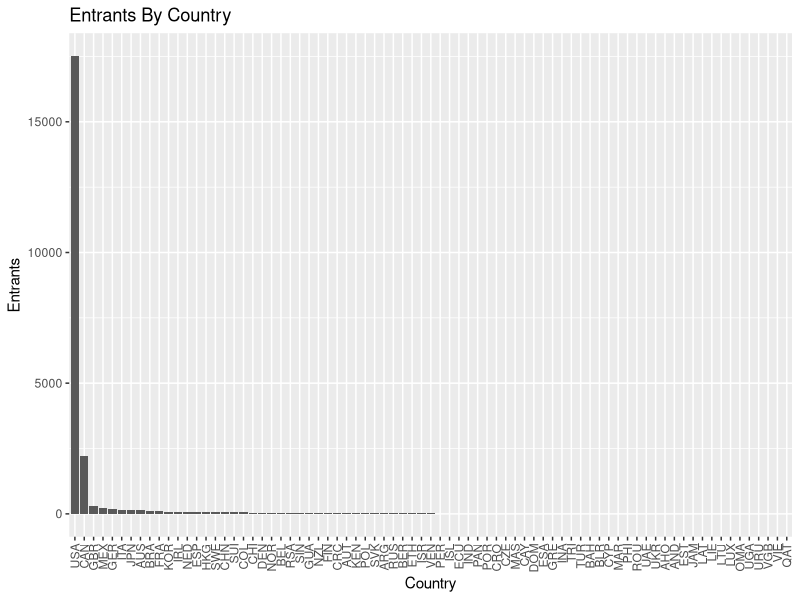
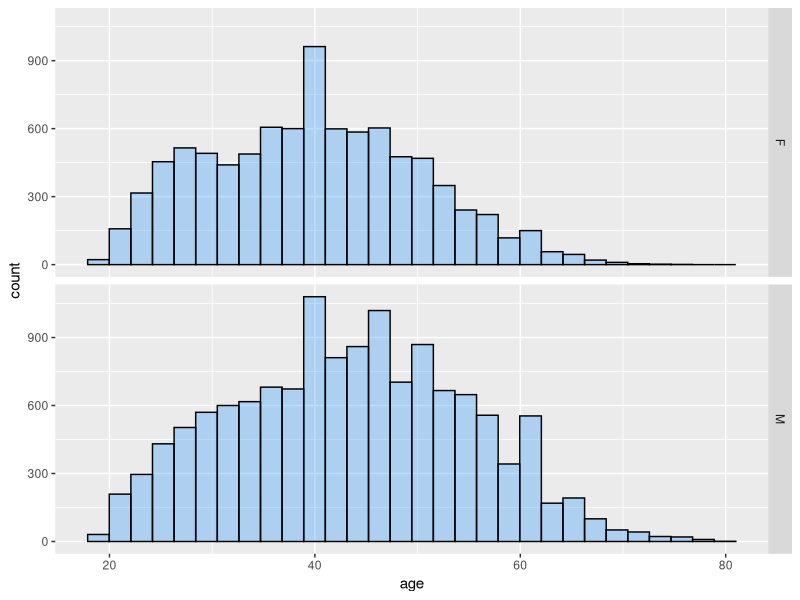
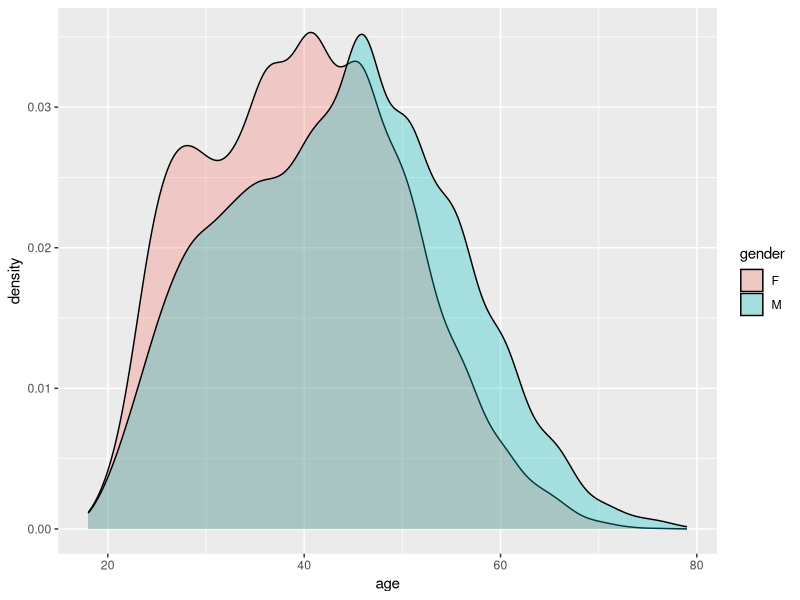
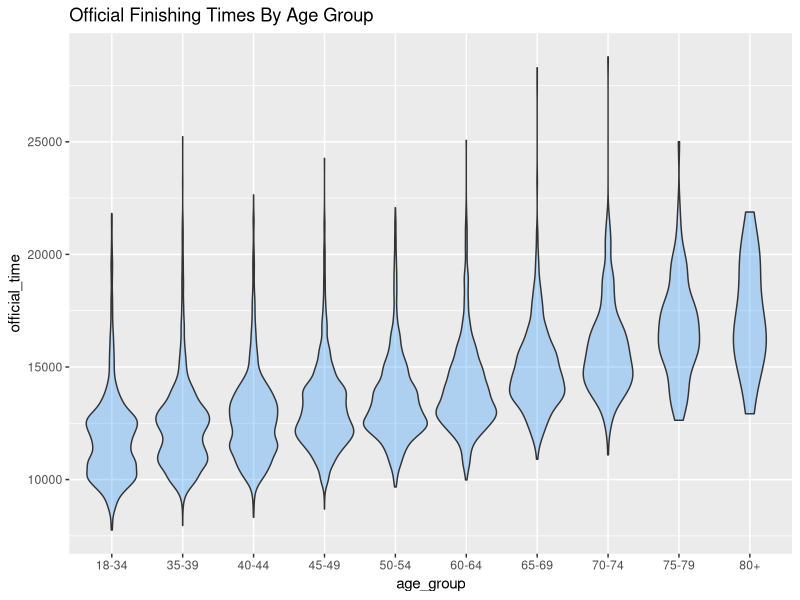
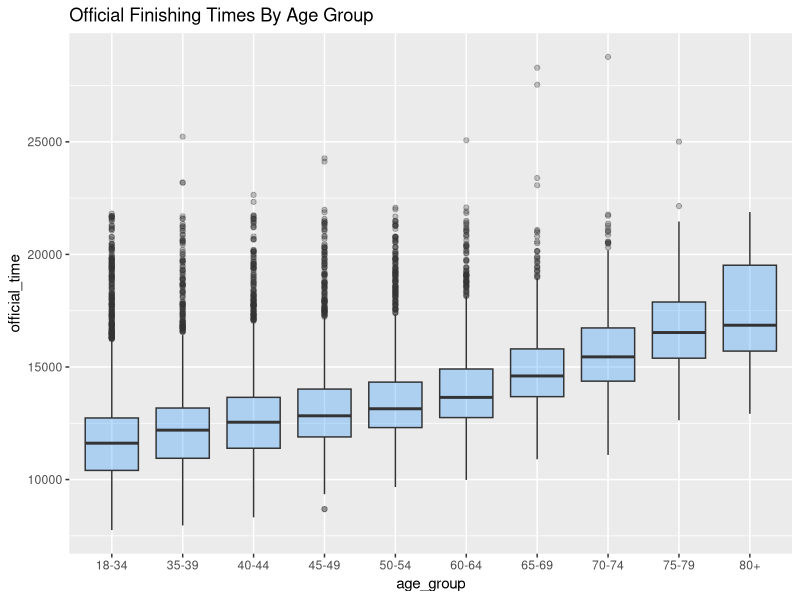
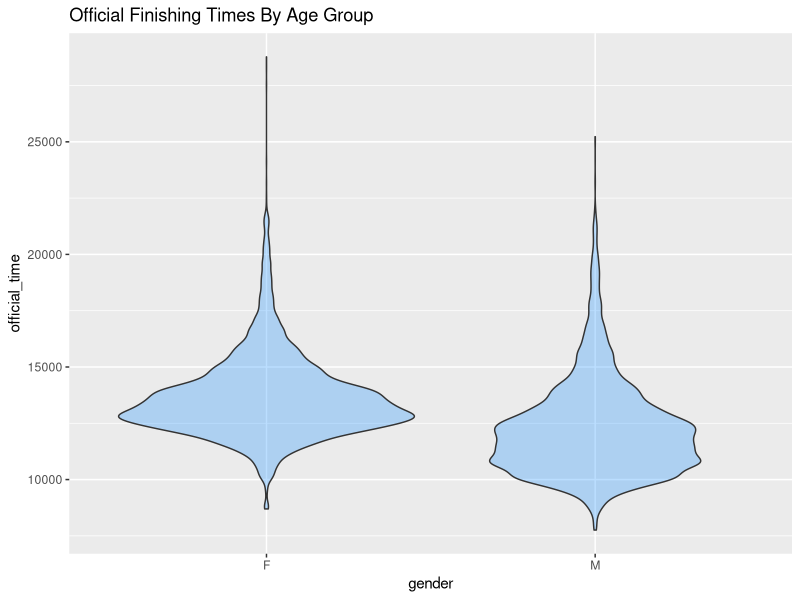
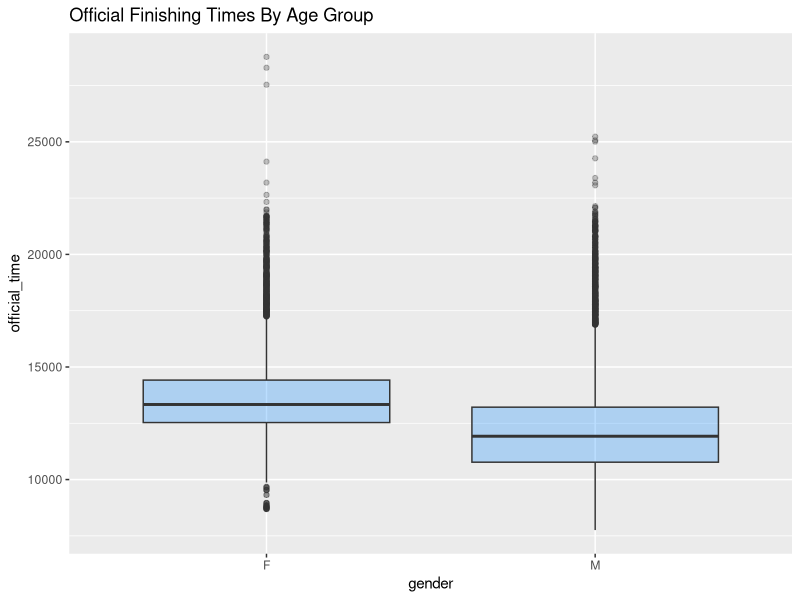
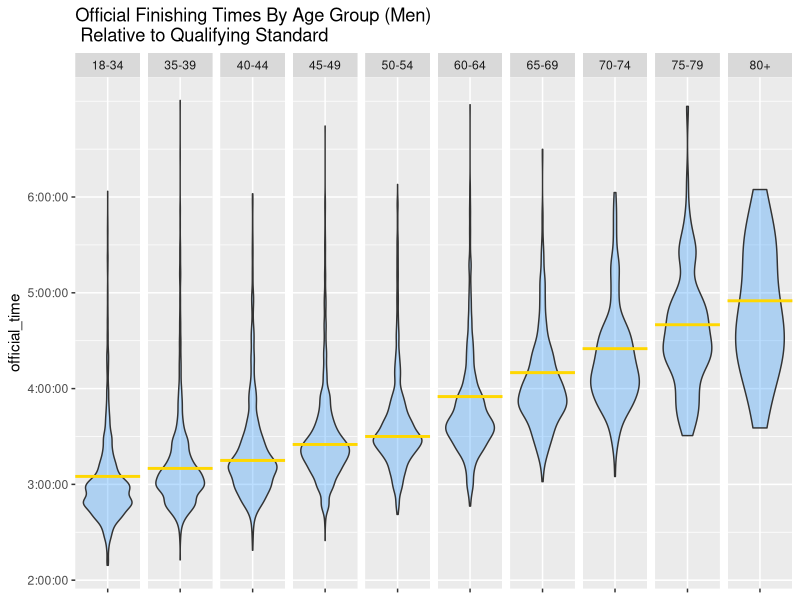

R code for these plots, in order:
## ---- chunk 1
library(plyr)
library(lubridate)
library(ggplot2)
results = read.csv("resultsfinal.csv", stringsAsFactors=FALSE)

#create divisions for age groups, based on agr goups listed at http://raceday.baa.org/statistics.html
results$age_group = cut(results$age, breaks = c(0, 35, 40, 45, 50, 55, 60, 65, 70, 75, 80), labels = c("18-34", "35-39", "40-44", "45-49", "50-54", "60-64", "65-69", "70-74", "75-79", "80+"), right = FALSE, ordered_result = TRUE)

#import qualifying times and add to data
qualTimes = read.table("qualifyingTimes.txt", sep = '\t', colClasses = c("factor", "factor", "character"))
names(qualTimes) = c("age_group", "gender", "qualifying_time")

#convert gender, county_origin to factor variables
results$gender = factor(results$gender); results$gender = factor(results$gender); results$county = factor(results$county)

results = merge(results, qualTimes)

#convert times to duration objects using as.difftime() and lubridate's as.duration()

results$X5k <- as.duration(as.difftime(tim = results$X5k, format = "%T", units = "secs"))
results$X10k <- as.duration(as.difftime(tim = results$X10k, format = "%T", units = "secs"))
results$X15k <- as.duration(as.difftime(tim = results$X15k, format = "%T", units = "secs"))
results$X20k <- as.duration(as.difftime(tim = results$X20k, format = "%T", units = "secs"))
results$half <- as.duration(as.difftime(tim = results$half, format = "%T", units = "secs"))
results$X25k <- as.duration(as.difftime(tim = results$X25k, format = "%T", units = "secs"))
results$X30k <- as.duration(as.difftime(tim = results$X30k, format = "%T", units = "secs"))
results$X35k <- as.duration(as.difftime(tim = results$X35k, format = "%T", units = "secs"))
results$X40k <- as.duration(as.difftime(tim = results$X40k, format = "%T", units = "secs"))
results$pace <- as.duration(as.difftime(tim = results$pace, format = "%T", units = "secs"))
results$official_time <- as.duration(as.difftime(tim = results$official_time, format = "%T", units = "secs"))
results$qualifying_time <- as.duration(as.difftime(tim = results$qualifying_time, format = "%T", units = "secs"))

#results$X5k <- as.POSIXlt(results$X5k, format = "%T")
#results$X10k <- as.POSIXlt(results$X10k, format = "%T")
#results$X15k <- as.POSIXlt(results$X15k, format = "%T")
#results$X20k <- as.POSIXlt(results$X20k, format = "%T")
#results$half <- as.POSIXlt(results$half, format = "%T")
#results$X25k <- as.POSIXlt(results$X25k, format = "%T")
#results$X30k <- as.POSIXlt(results$X30k, format = "%T")
#results$X35k <- as.POSIXlt(results$X35k, format = "%T")
#results$X40k <- as.POSIXlt(results$X40k, format = "%T")
#results$pace <- as.POSIXlt(results$pace, format = "%T")
#results$official_time <- as.POSIXlt(results$official_time, format = "%T")

#exclude any columns with na for any value; this removes 194 runners who didn't cross various checkpoints for any reasin (dropped out, missed checkpoint, foot RFID tag error...)
results = na.omit(results)
## ---- chunk 2
countrycounts = data.frame(table(results$county))
names(countrycounts) <- c("Country", "Entrants")
ggplot(countrycounts, aes(x = reorder(Country, -Entrants), y = Entrants)) + geom_bar(stat="identity") + xlab("Country") + ggtitle("Entrants By Country") + theme(axis.text.x = element_text(angle = 90, hjust = 1, vjust = 0.5))

#TODO: print top 10 sorted

#TODO: print countries with <5 entries just for fun?

#TODO: filled country map
## ---- chunk 3
ggplot(results, aes(x=age)) + geom_histogram(fill = "dodgerblue", colour="black", alpha = 0.3) + facet_grid(gender ~ .)
## ---- chunk 4
ggplot(results, aes(x=age, fill = gender)) + geom_density(alpha = 0.3)
## ---- chunk 5

ggplot(results, aes(x=age_group, y=official_time)) + geom_violin(fill = "dodgerblue", alpha = 0.3) + ggtitle("Official Finishing Times By Age Group")
ggplot(results, aes(x=age_group, y=official_time)) + geom_boxplot(fill = "dodgerblue", alpha = 0.3) + ggtitle("Official Finishing Times By Age Group")

ggplot(results, aes(x=gender, y=official_time)) + geom_violin(fill = "dodgerblue", alpha = 0.3) + ggtitle("Official Finishing Times By Age Group")
ggplot(results, aes(x=gender, y=official_time)) + geom_boxplot(fill = "dodgerblue", alpha = 0.3) + ggtitle("Official Finishing Times By Age Group")

#TODO: create faceted plot for each age group; in each facet, plot a horizontal line with the qualifying time for that group.
ggplot(subset(results, gender == "M"), aes(x=gender, y=official_time)) + geom_violin(fill = "dodgerblue", alpha = 0.3) + ggtitle("Official Finishing Times By Age Group (Men)\n Relative to Qualifying Standard")  + geom_hline(aes(yintercept=qualifying_time), size=1, colour = "gold") + facet_grid(. ~ age_group) + theme(axis.text.x = element_blank(), axis.title.x=element_blank()) + scale_y_continuous(breaks=c(3600, 7200, 10800, 14400, 18000, 21600), labels=c("1:00:00","2:00:00", "3:00:00", "4:00:00", "5:00:00", "6:00:00"))


ggplot(subset(results, gender == "F"), aes(x=gender, y=official_time)) + geom_violin(fill = "dodgerblue", alpha = 0.3) + ggtitle("Official Finishing Times By Age Group (Women)\n Relative to Qualifying Standard")  + geom_hline(aes(yintercept=qualifying_time), size=1, colour = "gold") + facet_grid(. ~ age_group) + theme(axis.text.x = element_blank(), axis.title.x=element_blank()) + scale_y_continuous(breaks=c(3600, 7200, 10800, 14400, 18000, 21600), labels=c("1:00:00","2:00:00", "3:00:00", "4:00:00", "5:00:00", "6:00:00"))


#TODO: split violin plots for male/female, within each age group --  see http://stackoverflow.com/questions/35717353/split-violin-plot-with-ggplot2
## ---- chunk 6
#TODO: compute times over intervals similar to...
results$final_5k = results$X40k - results$X35k

#plot difference between first 5k and last 5k
ggplot(results, aes(x=gender, y=results$X40k - results$X35k-results$X5k)) + geom_violin(fill = "dodgerblue", alpha = 0.3)

## ---- chunk 7
ggplot(results[results$age_group!="NA",], aes(x=age_group, y=pace)) + geom_violin()
## ---- chunk 8
#note: these are interesting graphs but need a little more wrangling to come out right!

#ggplot(results, aes(x = bib_number, y = overall_place)) + geom_point()
#ggplot(results, aes(x = bib_number, y = overall_place)) + stat_binhex()
